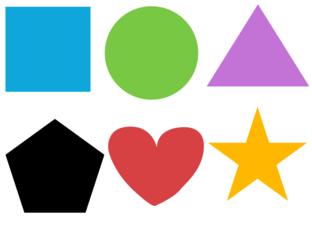
#> input picture python/jobsheet10/img/bentukWarna.png, 312 x 234 px, found by its file name
$ python 10.10cariWarna2.py
#> lines starting #> are read from the running program, lines starting #| are printed output that depends on the picture; after the words box and inside, x2 and y2 are one past the last pixel; in counts of white or black regions, pixels touching at a corner belong together
import cv2
import numpy as np

citra = cv2.imread(r'python\jobsheet10\img\bentukWarna.png')
#> citra is the input picture: shape (234, 312, 3); mean B, G, R 184.6, 193.6, 189.8

if citra is not None:
    hsv = cv2.cvtColor(citra, cv2.COLOR_BGR2HSV)
#> hsv: shape (234, 312, 3); mean H, S, V 24.8, 70, 218.6

    # Rentang nilai HSV untuk warna merah (karena Hue merah melingkar)
    batasBawahA = np.array([159, 20, 20])
    batasAtasA = np.array([179, 255, 255])

    batasBawahB = np.array([0, 20, 20])
    batasAtasB = np.array([20, 255, 255])

    maskerA = cv2.inRange(hsv, batasBawahA, batasAtasA)
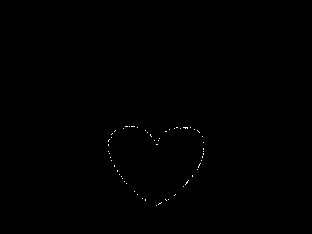
#> maskerA: shape (234, 312); 0.14% white in thin lines or dots, all inside (x1, y1, x2, y2) = (108, 126, 204, 206)
    maskerB = cv2.inRange(hsv, batasBawahB, batasAtasB)
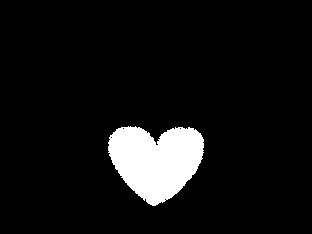
#> maskerB: shape (234, 312); 7.4% white; 1 white region, box (x1, y1, x2, y2) and area: (108, 126, 204, 206) 5367
    masker = cv2.bitwise_or(maskerA, maskerB)
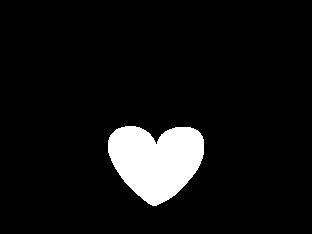
#> masker: shape (234, 312); 7.5% white; 1 white region, box (x1, y1, x2, y2) and area: (108, 126, 204, 206) 5469

    hasil = cv2.bitwise_and(citra, citra, mask=masker)
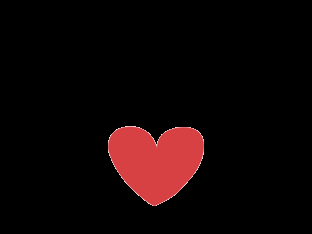
#> hasil: shape (234, 312, 3); mean B, G, R 5.4, 5.2, 16.2

    cv2.imshow('Citra asli', citra)
    cv2.imshow('Masker', masker)
    cv2.imshow('Citra hasil', hasil)
    cv2.waitKey(0)
    cv2.destroyAllWindows()
else:
    print("Gambar tidak ditemukan.")
